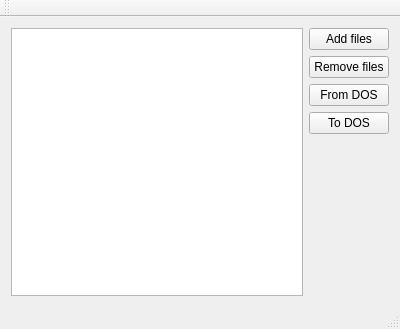
<?xml version="1.0" encoding="UTF-8"?>
<ui version="4.0">
 <class>MainWindow</class>
 <widget class="QMainWindow" name="MainWindow">
  <property name="geometry">
   <rect>
    <x>0</x>
    <y>0</y>
    <width>400</width>
    <height>329</height>
   </rect>
  </property>
  <property name="acceptDrops">
   <bool>true</bool>
  </property>
  <property name="windowTitle">
   <string>MainWindow</string>
  </property>
  <widget class="QWidget" name="centralWidget">
   <layout class="QGridLayout" name="gridLayout">
    <item row="1" column="1">
     <widget class="QPushButton" name="pushButton_2">
      <property name="text">
       <string>Remove files</string>
      </property>
     </widget>
    </item>
    <item row="4" column="1">
     <spacer name="verticalSpacer">
      <property name="orientation">
       <enum>Qt::Vertical</enum>
      </property>
      <property name="sizeHint" stdset="0">
       <size>
        <width>20</width>
        <height>40</height>
       </size>
      </property>
     </spacer>
    </item>
    <item row="0" column="0" rowspan="5">
     <widget class="QListWidget" name="listWidget"/>
    </item>
    <item row="0" column="1">
     <widget class="QPushButton" name="pushButton">
      <property name="text">
       <string>Add files</string>
      </property>
     </widget>
    </item>
    <item row="2" column="1">
     <widget class="QPushButton" name="pushButton_3">
      <property name="text">
       <string>From DOS</string>
      </property>
     </widget>
    </item>
    <item row="3" column="1">
     <widget class="QPushButton" name="pushButton_4">
      <property name="text">
       <string>To DOS</string>
      </property>
     </widget>
    </item>
   </layout>
  </widget>
  <widget class="QMenuBar" name="menuBar">
   <property name="geometry">
    <rect>
     <x>0</x>
     <y>0</y>
     <width>400</width>
     <height>25</height>
    </rect>
   </property>
  </widget>
  <widget class="QToolBar" name="mainToolBar">
   <attribute name="toolBarArea">
    <enum>TopToolBarArea</enum>
   </attribute>
   <attribute name="toolBarBreak">
    <bool>false</bool>
   </attribute>
  </widget>
  <widget class="QStatusBar" name="statusBar"/>
 </widget>
 <layoutdefault spacing="6" margin="11"/>
 <resources/>
 <connections/>
</ui>
